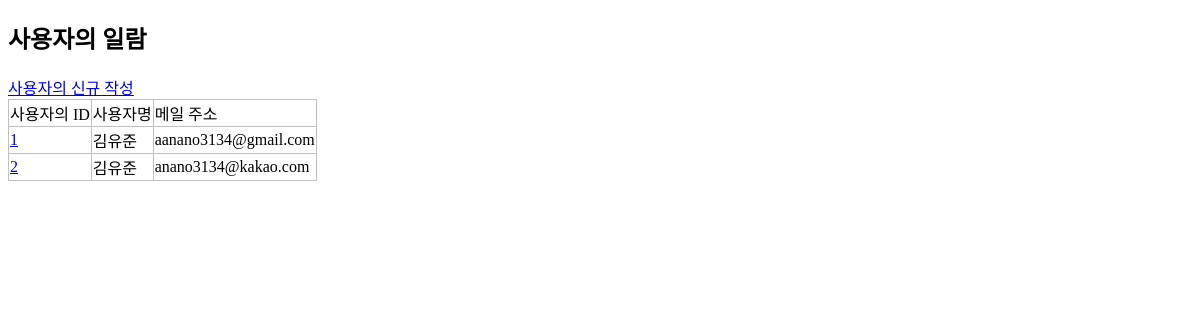
Page /crud/users (signed in) on the earlier database version.
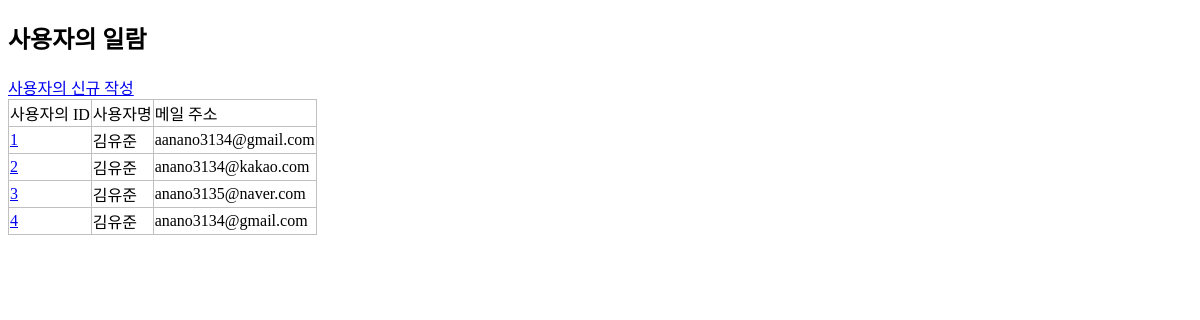
Same page on the later database version.
### apps/crud/models.py (models this page shows, shortened)
class User(db.Model, UserMixin):
    __tablename__ = "users"
    id = db.Column(db.Integer, primary_key=True)
    username = db.Column(db.String, index=True)
    email = db.Column(db.String, unique=True, index=True)
    password_hash = db.Column(db.String)
    created_at = db.Column(db.DateTime, default=datetime.now)
    updated_at = db.Column(db.DateTime, default=datetime.now, onupdate=datetime.now)
    @property
    def password(self):
        raise AttributeError("읽어 들일 수 없음.")
    @login_manager.user_loader
    def load_user(user_id):
        return User.query.get(user_id)

### apps/crud/views.py (the view)
@crud.route("/users")
@login_required
def users():
    users = User.query.all()
    return render_template("crud/index.html", users=users)

### apps/crud/templates/crud/index.html (shortened to what this page needs)
<!DOCTYPE html>
<html lang="ko">
<head>
    <link rel="stylesheet" href="{{ url_for('crud.static', filename='style.css' ) }}" />
</head>
<body>
    <h2>사용자의 일람</h2>
    <a href="{{ url_for('crud.create_user')}}">사용자의 신규 작성</a>
    <table>
        <tr>
            <td>사용자의 ID</td>
            <td>사용자명</td>
            <td>메일 주소</td>
        </tr>
        {% for user in users%}
        <tr>
            <td> <a href="{{ url_for('crud.edit_user', user_id=user.id) }}">{{ user.id }}</a> </td>
            <td>{{ user.username }}</td>
            <td>{{ user.email }}</td>
        </tr>
        {% endfor %}
    </table>
</body>
</html>

### apps/crud/static/style.css (style rules this page uses)
table { border-collapse: collapse }
table, th, td { border: 1px solid #c0c0c0; }

Differences in the rows shown:
added User: id "3", username "김유준", email "anano3135@naver.com"
added User: id "4", username "김유준", email "anano3134@gmail.com"
